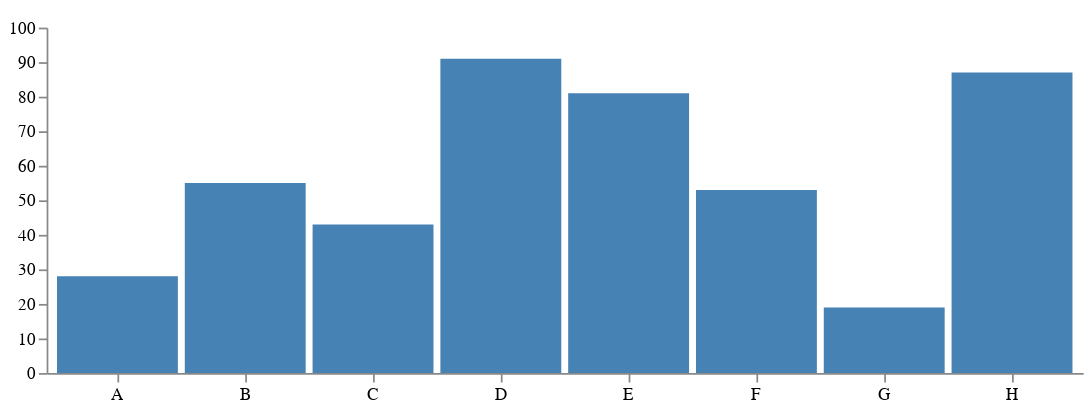

Vega-Lite specification stored for this chart:
### Vega specification from a JSON file in a GitHub repository (floating-point values rounded to 4 significant figures)
{"$schema": "https://vega.github.io/schema/vega/v3.json", "width": 600, "height": 200, "padding": 5, "data": [{"name": "table", "values": [{"category": "A", "amount": 28}, {"category": "B", "amount": 55}, {"category": "C", "amount": 43}, {"category": "D", "amount": 91}, {"category": "E", "amount": 81}, {"category": "F", "amount": 53}, {"category": "G", "amount": 19}, {"category": "H", "amount": 87}]}], "signals": [{"name": "tooltip", "value": {}, "on": [{"events": "rect:mouseover", "update": "datum"}, {"events": "rect:mouseout", "update": "{}"}]}], "scales": [{"name": "xscale", "type": "band", "domain": {"data": "table", "field": "category"}, "range": "width", "padding": 0.05, "round": true}, {"name": "yscale", "domain": {"data": "table", "field": "amount"}, "nice": true, "range": "height"}], "axes": [{"orient": "bottom", "scale": "xscale"}, {"orient": "left", "scale": "yscale"}], "marks": [{"type": "rect", "from": {"data": "table"}, "encode": {"enter": {"x": {"scale": "xscale", "field": "category"}, "width": {"scale": "xscale", "band": 1}, "y": {"scale": "yscale", "field": "amount"}, "y2": {"scale": "yscale", "value": 0}}, "update": {"fill": {"value": "steelblue"}}, "hover": {"fill": {"value": "red"}}}}, {"type": "text", "encode": {"enter": {"align": {"value": "center"}, "baseline": {"value": "bottom"}, "fill": {"value": "#333"}}, "update": {"x": {"scale": "xscale", "signal": "tooltip.category", "band": 0.5}, "y": {"scale": "yscale", "signal": "tooltip.amount", "offset": -2}, "text": {"signal": "tooltip.amount"}, "fillOpacity": [{"test": "datum === tooltip", "value": 0}, {"value": 1}]}}}]}
